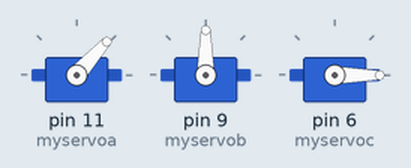
Simulated run of this sketch. Board: Arduino Uno, built with avr-gcc and run on an emulated ATmega328P. On the bench: 3 × servo.

Above: at 7.3 s.
At 7.9 s:
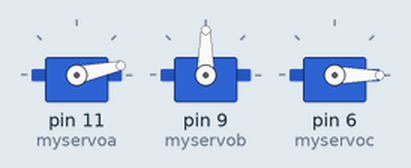
At 13.25 s:
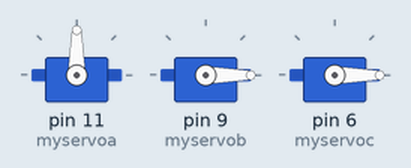
At 22.8 s:
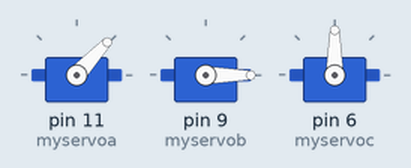
At 28.28 s:
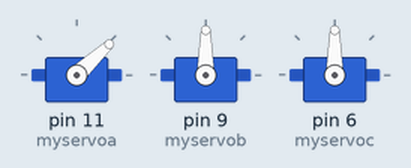
At 37.27 s:
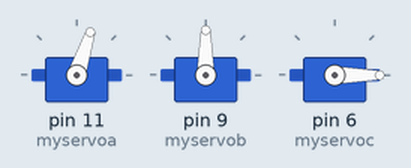
Timing chart, 0 to 40.0 s (numbered marks = the images above):
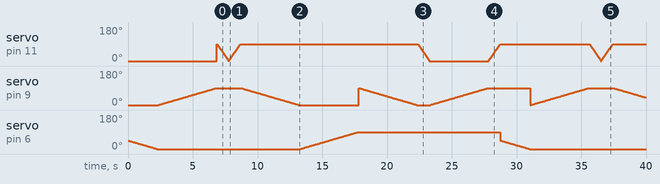

The sketch:

RoboticArm.ino
```cpp
#include <Servo.h>
int x,y,z,p,i;
Servo myservoa, myservob,myservoc, myservod;
 void setup()
{
  Serial.begin(9600);
  myservoa.attach(11); //MOUTH OF AN ARM(MOTOR 1)
  myservob.attach(9);  //MIDDLE OF ARM(MOTOR 2)
  myservoc.attach(6);  //BASEMENT OF ARM(MOTOR 3)
  myservoa.write(x);
  myservob.write(y);
  myservoc.write(z);
 }

void loop()
{

        // MOTOR 3 45 DEG FRONT//
        for (z = 45; z >= 0; z -= 1)
          {
            myservoc.write(z);
            delay(50);
          }

        //MOTOR 2 90 DEG FRONT//
        for (y = 0; y <= 90; y += 1)
          {
            myservob.write(y);
            delay(50);
          }
        //MOTOR 1 90 DEG OUTWARDS//
        for (x = 90; x >= 0; x -= 1)
          {
            myservoa.write(x);
            delay(10);
          }
        //MOTOR 1 90 DEG INWARDS//
        for (x = 0; x <= 90; x += 1)
          {
            myservoa.write(x);
            delay(10);
          }
        //MOTOR 2 90 DEG BACKWARDS//
        for (y = 90; y >= 0; y -= 1)
          {
            myservob.write(y);
            delay(50);
          }
  /////////////////////////////////////////////////////////////////////////////////


          //MOTOR 3 90 DEG BACKWARDS//
         for (z = 0; z <= 90; z += 1)
           {
              myservoc.write(z);
              delay(50);
           }

         //MOTOR 2 90 DEG BACKWARDS//
         for (y = 90; y >= 0; y -= 1)
           {
              myservob.write(y);
              delay(50);
           }
         //MOTOR 1 90 DEG OUTWARDS//
         for (x = 90; x >= 0; x -= 1)
           {
              myservoa.write(x);
              delay(10);
           }
         //MOTOR 2 90 DEG FRONT//
         for (y = 0; y <= 90; y += 1) // prev 45 deg
           {
              myservob.write(y);
              delay(50);
           }
         //MOTOR 1 90 DEG INWARDS//
         for (x = 0; x <= 90; x += 1)
           {
              myservoa.write(x);
              delay(10);
           }
}
```
